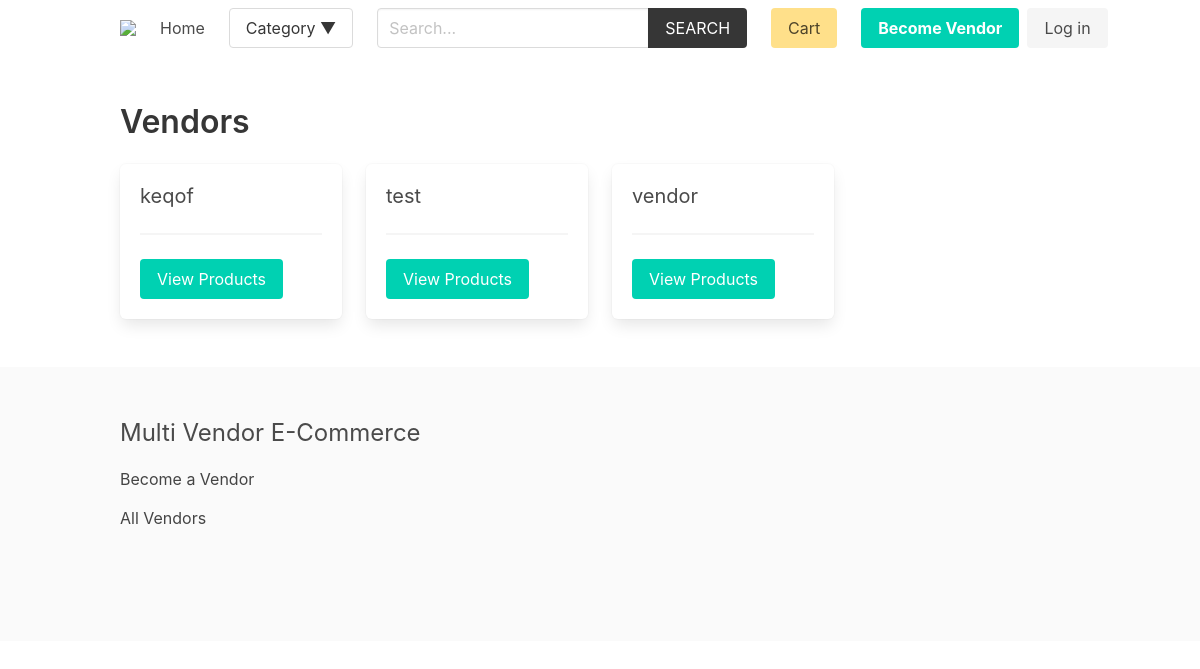
/vendor/, run on an earlier commit of the app's database.
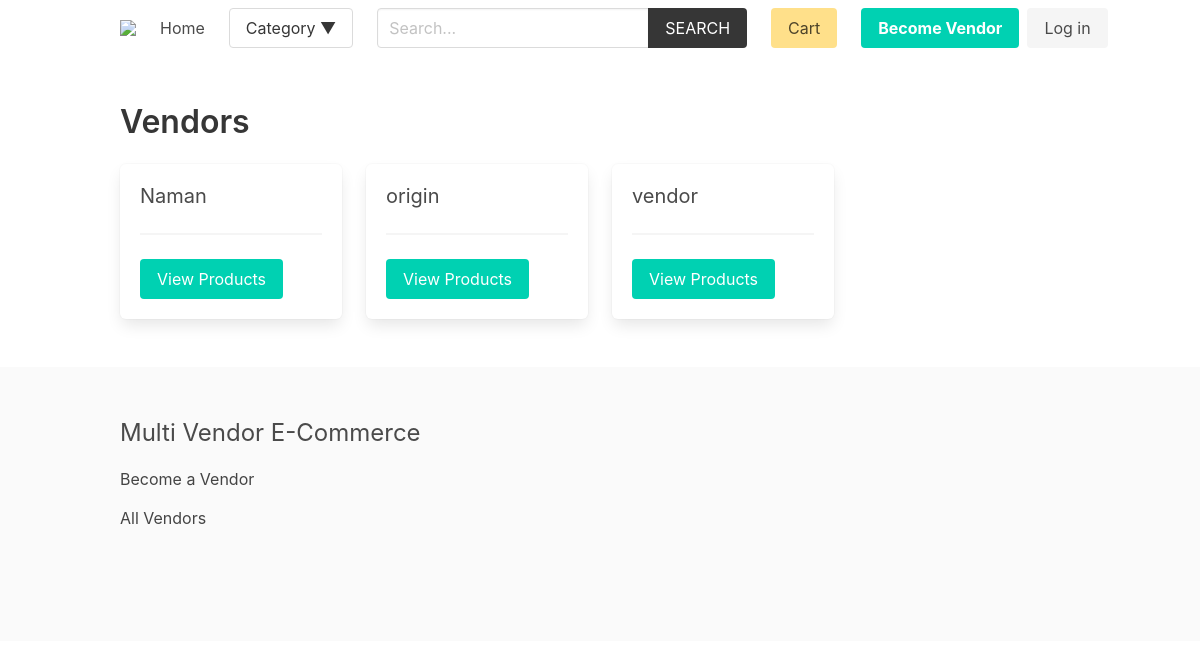
And on a later commit of the database.
### vendor/models.py (models this page shows, shortened)
class Vendor(models.Model):
    name = models.CharField(max_length=255)
    created_at = models.DateTimeField(auto_now_add=True)
    created_by = models.OneToOneField(User, related_name='vendor', on_delete=models.CASCADE)
    class Meta:
        ordering = ['name']

### vendor/views.py (the view)
# urls.py: path('', views.vendors, name="vendors"),
def vendors(request):
    vendors = Vendor.objects.all()
    return render(request, 'vendor/vendors.html', {'vendors': vendors})

### cart/cart.py (called while the page is built)
    def __len__(self):
        return sum(item['quantity'] for item in self.cart.values())

### cart/context_processors.py (called while the page is built)
def cart(request):
    return {'cart': Cart(request)}

### product/context_processors.py (called while the page is built)
def menu_categories(request):
    categories = Category.objects.all()
    return {'categories': categories}

### templates/vendor/vendors.html (shortened to what this page needs)
{% extends 'core/base.html' %}
{% block content %}
    <h1 class="title">Vendors</h1>
    <div class="columns is-multiline">
        {% for vendor in vendors %}
            <div class="column is-3">
                <div class="box">
                    <h2 class="subtitle">
                        {{ vendor.name }}
                    </h2>
                    <hr>
                    <a href="{% url 'vendor:vendor' vendor.id %}" class="button is-primary ">View Products</a>
                </div>
            </div>
        {% endfor %}
    </div>
{% endblock content %}

What changed in the data, as far as the page shows it:
removed Vendor: name "keqof"
removed Vendor: name "test"
added Vendor: name "Naman"
added Vendor: name "origin"
